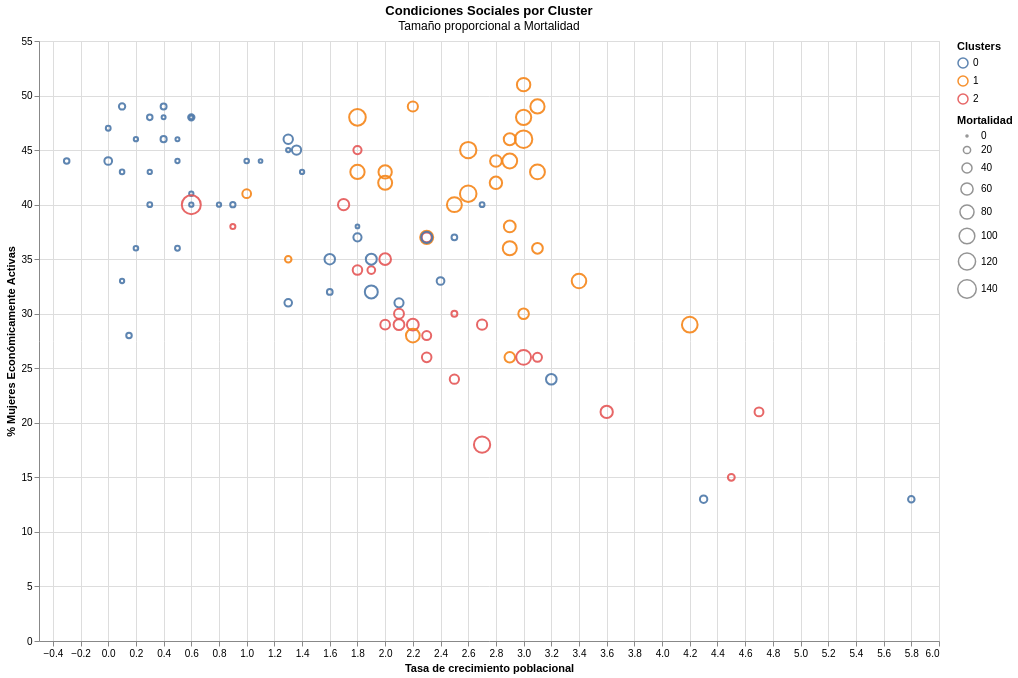

Source (notebook cell):
### Markdown cell above
---
***Características Clúster 0:***
---

*   **Económicas :**  En este grupo se encuentran los paises con los más altos niveles de `PNB`, `Luz`, `Energia` y alrededor del 31% de  cada 1000 habitantes cuentan con una linea telefonica.
Con base en estos resultados podemos considerar a este grupo como paises desarrollados., donde la mayor parte de la población se concentra en ciudades grandes.
*   **Sociales :** Notamos que la `Tasa` y la `Mortalidad` son los valores más bajos en comparación con los demas clusters, además de un moderado porcentaje de `Mujeres`. Esto parece indicar que hay pocos nacimientos en estos paises.   
*   **Ambientales :** En este apartado se cuenta con una baja `Deforestacion`, pero los niveles de `CO2`mas altos, reflejando un alto grado de industrialización conservando la mayor cantidad de bosques posible.

---
***Características Clúster 1:***
---

*   **Económicas :** Aquí encontramos a paises con numeros extremandamente mas bajos en comparación con el otro clúster,solo el 1% de cada 1000 habitantes cuenta con medio de comunicación,  tratandose de paises con un bajo nivel de desarrollo o paises pequeños.
*   **Sociales :**Observamos el mayor nivel de `Mujeres` y de `Mortalidad`, generando una preocupación alarmante ya que este tipo de paises cuentan con acceso a la salud muy bajo.
*   **Ambientales :** Se muestra el nivel más bajo de `CO2`, pero un elevado nivel de `Deforestacion`. El bajo nivel de `Agua`y el alto nivel de `Bosques`sugiere areas poco urbanizadas y posiblemente con poca infraestructura para la distribución del Agua.

---
***Características Clúster 2:***
---

*   **Económicas :** Aquí se agrupan los paises con niveles intermedios, tratandose de paises en vias de desarrollo.
*   **Sociales :**  Estos paises tiene el nivel más bajo de `Mujeres` y una moderadamente alta `Tasa`, indicando un escenario preocuante el cual podria perpetual los ciclos de pobreza.  
*   **Ambientales :** Estos paises tienen promedio la `Deforestacion` más alta y la proporcion de `Bosques` más baja, en conjunto estas variables indican que las zonas de urbanización se centran en lugares cercanos a los bosques.

---

### Code cell
plot_social(df, 'Agglo')

### Figure 1 — Vega-Lite specification as saved in the notebook (floating-point values rounded to 4 significant figures)
{"config": {"view": {"continuousWidth": 300, "continuousHeight": 300}}, "data": {"name": "data-a82cde9ff1bd0c0ec5b4c3b9eabcda5d"}, "mark": {"type": "point"}, "encoding": {"color": {"field": "Agglo", "legend": {"title": "Clusters"}, "type": "nominal"}, "opacity": {"condition": [{"test": "test(regexp(param_29,'i'),datum.Pais)", "value": 0.9}], "value": 0.2}, "size": {"field": "Mortalidad", "title": "Mortalidad", "type": "quantitative"}, "tooltip": [{"field": "Pais", "type": "nominal"}, {"field": "PNB", "type": "quantitative"}, {"field": "Luz", "type": "quantitative"}, {"field": "Telefonia", "type": "quantitative"}, {"field": "Agua", "type": "quantitative"}, {"field": "Bosques", "type": "quantitative"}, {"field": "Deforestacion", "type": "quantitative"}, {"field": "Energia", "type": "quantitative"}, {"field": "CO2", "type": "quantitative"}], "x": {"field": "Tasa", "title": "Tasa de crecimiento poblacional", "type": "quantitative"}, "y": {"field": "Mujeres", "title": "% Mujeres Económicamente Activas", "type": "quantitative"}}, "height": 600, "params": [{"name": "param_29", "bind": {"input": "search", "name": "Buscar ", "placeholder": "Pais"}, "value": ""}, {"name": "param_30", "select": {"type": "interval", "encodings": ["x", "y"]}, "bind": "scales"}], "title": {"text": "Condiciones Sociales por Cluster", "subtitle": "Tamaño proporcional a Mortalidad"}, "width": 900, "$schema": "https://vega.github.io/schema/vega-lite/v5.20.1.json", "datasets": {"data-a82cde9ff1bd0c0ec5b4c3b9eabcda5d": [{"Pais": "Albania       ", "Tasa": 1.0, "Mortalidad": 30, "Mujeres": 41, "PNB": 2199, "Luz": 3903, "Telefonia": 12, "Agua": 94, "Bosques": 53, "Deforestacion": 0.0, "Energia": 341, "CO2": 1.2, "Kmeans": 1, "Agglo": 1}, {"Pais": "Angola        ", "Tasa": 3.0, "Mortalidad": 124, "Mujeres": 46, "PNB": 4422, "Luz": 922, "Telefonia": 6, "Agua": 57, "Bosques": 19, "Deforestacion": 0.7, "Energia": 89, "CO2": 0.5, "Kmeans": 1, "Agglo": 1}, {"Pais": "Arabia Saudi  ", "Tasa": 4.3, "Mortalidad": 21, "Mujeres": 13, "PNB": 133540, "Luz": 91019, "Telefonia": 96, "Agua": 497, "Bosques": 1, "Deforestacion": 0.0, "Energia": 4566, "CO2": 13.1, "Kmeans": 0, "Agglo": 0}, {"Pais": "Argelia       ", "Tasa": 2.5, "Mortalidad": 34, "Mujeres": 24, "PNB": 44609, "Luz": 19883, "Telefonia": 42, "Agua": 180, "Bosques": 2, "Deforestacion": 0.8, "Energia": 906, "CO2": 3.0, "Kmeans": 0, "Agglo": 2}, {"Pais": "Argentina     ", "Tasa": 1.3, "Mortalidad": 22, "Mujeres": 31, "PNB": 278431, "Luz": 65962, "Telefonia": 160, "Agua": 1043, "Bosques": 22, "Deforestacion": 0.1, "Energia": 1504, "CO2": 3.5, "Kmeans": 0, "Agglo": 0}, {"Pais": "Australia     ", "Tasa": 1.4, "Mortalidad": 6, "Mujeres": 43, "PNB": 337909, "Luz": 167155, "Telefonia": 510, "Agua": 933, "Bosques": 19, "Deforestacion": 0.0, "Energia": 5341, "CO2": 15.3, "Kmeans": 0, "Agglo": 0}, {"Pais": "Austria       ", "Tasa": 0.6, "Mortalidad": 6, "Mujeres": 41, "PNB": 216547, "Luz": 53259, "Telefonia": 465, "Agua": 304, "Bosques": 47, "Deforestacion": 0.4, "Energia": 3301, "CO2": 7.2, "Kmeans": 0, "Agglo": 0}, {"Pais": "Bangladesh    ", "Tasa": 2.0, "Mortalidad": 79, "Mujeres": 42, "PNB": 28599, "Luz": 9891, "Telefonia": 2, "Agua": 220, "Bosques": 6, "Deforestacion": 4.1, "Energia": 64, "CO2": 0.2, "Kmeans": 1, "Agglo": 1}, {"Pais": "Bélgica       ", "Tasa": 0.3, "Mortalidad": 8, "Mujeres": 40, "PNB": 25710, "Luz": 72236, "Telefonia": 457, "Agua": 917, "Bosques": 20, "Deforestacion": 0.3, "Energia": 5120, "CO2": 10.1, "Kmeans": 0, "Agglo": 0}, {"Pais": "Benin         ", "Tasa": 3.0, "Mortalidad": 95, "Mujeres": 48, "PNB": 2034, "Luz": 6, "Telefonia": 5, "Agua": 26, "Bosques": 45, "Deforestacion": 1.3, "Energia": 20, "CO2": 0.1, "Kmeans": 1, "Agglo": 1}, {"Pais": "Bielorrusia   ", "Tasa": 0.4, "Mortalidad": 13, "Mujeres": 49, "PNB": 21356, "Luz": 31397, "Telefonia": 190, "Agua": 295, "Bosques": 31, "Deforestacion": 0.5, "Energia": 2392, "CO2": 9.9, "Kmeans": 0, "Agglo": 0}, {"Pais": "Bolivia       ", "Tasa": 2.3, "Mortalidad": 69, "Mujeres": 37, "PNB": 5905, "Luz": 2824, "Telefonia": 35, "Agua": 201, "Bosques": 45, "Deforestacion": 1.2, "Energia": 373, "CO2": 1.0, "Kmeans": 1, "Agglo": 1}, {"Pais": "Brasil        ", "Tasa": 1.6, "Mortalidad": 44, "Mujeres": 35, "PNB": 579787, "Luz": 260682, "Telefonia": 75, "Agua": 246, "Bosques": 66, "Deforestacion": 0.6, "Energia": 718, "CO2": 1.4, "Kmeans": 0, "Agglo": 0}, {"Pais": "Bulgaria      ", "Tasa": 0.6, "Mortalidad": 15, "Mujeres": 48, "PNB": 11225, "Luz": 381333, "Telefonia": 335, "Agua": 1544, "Bosques": 33, "Deforestacion": 0.2, "Energia": 2438, "CO2": 6.4, "Kmeans": 0, "Agglo": 0}, {"Pais": "Camerún       ", "Tasa": 2.9, "Mortalidad": 56, "Mujeres": 38, "PNB": 8615, "Luz": 2740, "Telefonia": 4, "Agua": 38, "Bosques": 44, "Deforestacion": 0.6, "Energia": 103, "CO2": 0.2, "Kmeans": 1, "Agglo": 1}, {"Pais": "Canadá        ", "Tasa": 1.3, "Mortalidad": 6, "Mujeres": 45, "PNB": 573695, "Luz": 554227, "Telefonia": 590, "Agua": 14602, "Bosques": 49, "Deforestacion": 1.1, "Energia": 7854, "CO2": 14.4, "Kmeans": 0, "Agglo": 0}, {"Pais": "Colombia      ", "Tasa": 1.8, "Mortalidad": 26, "Mujeres": 37, "PNB": 70263, "Luz": 43354, "Telefonia": 100, "Agua": 174, "Bosques": 52, "Deforestacion": 0.7, "Energia": 622, "CO2": 1.8, "Kmeans": 0, "Agglo": 0}, {"Pais": "Congo         ", "Tasa": 3.1, "Mortalidad": 90, "Mujeres": 43, "PNB": 1784, "Luz": 435, "Telefonia": 8, "Agua": 20, "Bosques": 58, "Deforestacion": 0.2, "Energia": 331, "CO2": 1.6, "Kmeans": 1, "Agglo": 1}, {"Pais": "Corea del Nor ", "Tasa": 1.8, "Mortalidad": 26, "Mujeres": 45, "PNB": 12870, "Luz": 38000, "Telefonia": 47, "Agua": 687, "Bosques": 74, "Deforestacion": 0.0, "Energia": 1129, "CO2": 11.2, "Kmeans": 0, "Agglo": 2}, {"Pais": "Corea del Sur ", "Tasa": 0.9, "Mortalidad": 10, "Mujeres": 40, "PNB": 435137, "Luz": 164993, "Telefonia": 415, "Agua": 632, "Bosques": 66, "Deforestacion": 0.1, "Energia": 2982, "CO2": 6.6, "Kmeans": 0, "Agglo": 0}, {"Pais": "Costa de Marf ", "Tasa": 3.4, "Mortalidad": 86, "Mujeres": 33, "PNB": 9248, "Luz": 2305, "Telefonia": 8, "Agua": 66, "Bosques": 34, "Deforestacion": 1.0, "Energia": 103, "CO2": 0.5, "Kmeans": 1, "Agglo": 1}, {"Pais": "Costa Rica    ", "Tasa": 2.5, "Mortalidad": 13, "Mujeres": 30, "PNB": 8884, "Luz": 4772, "Telefonia": 164, "Agua": 780, "Bosques": 28, "Deforestacion": 3.0, "Energia": 558, "CO2": 1.2, "Kmeans": 1, "Agglo": 2}, {"Pais": "Cuba          ", "Tasa": 0.9, "Mortalidad": 9, "Mujeres": 38, "PNB": 7450, "Luz": 10982, "Telefonia": 32, "Agua": 870, "Bosques": 16, "Deforestacion": 1.0, "Energia": 923, "CO2": 2.6, "Kmeans": 1, "Agglo": 2}, {"Pais": "Chile         ", "Tasa": 1.6, "Mortalidad": 12, "Mujeres": 32, "PNB": 59151, "Luz": 25276, "Telefonia": 132, "Agua": 1626, "Bosques": 12, "Deforestacion": 0.1, "Energia": 1012, "CO2": 2.6, "Kmeans": 0, "Agglo": 0}, {"Pais": "China         ", "Tasa": 1.36, "Mortalidad": 34, "Mujeres": 45, "PNB": 744890, "Luz": 928083, "Telefonia": 34, "Agua": 461, "Bosques": 13, "Deforestacion": 0.7, "Energia": 664, "CO2": 2.3, "Kmeans": 0, "Agglo": 0}, {"Pais": "Dinamarca     ", "Tasa": 0.2, "Mortalidad": 6, "Mujeres": 46, "PNB": 156027, "Luz": 40097, "Telefonia": 613, "Agua": 233, "Bosques": 12, "Deforestacion": 0.0, "Energia": 3977, "CO2": 10.4, "Kmeans": 0, "Agglo": 0}, {"Pais": "R. Dominicana ", "Tasa": 2.0, "Mortalidad": 37, "Mujeres": 29, "PNB": 11390, "Luz": 6182, "Telefonia": 79, "Agua": 446, "Bosques": 22, "Deforestacion": 2.9, "Energia": 337, "CO2": 1.4, "Kmeans": 1, "Agglo": 2}, {"Pais": "Ecuador       ", "Tasa": 2.3, "Mortalidad": 36, "Mujeres": 26, "PNB": 15997, "Luz": 8256, "Telefonia": 61, "Agua": 581, "Bosques": 43, "Deforestacion": 1.8, "Energia": 565, "CO2": 1.8, "Kmeans": 1, "Agglo": 2}, {"Pais": "Egipto        ", "Tasa": 2.2, "Mortalidad": 56, "Mujeres": 29, "PNB": 45507, "Luz": 51947, "Telefonia": 46, "Agua": 956, "Bosques": 0, "Deforestacion": 0.0, "Energia": 600, "CO2": 1.5, "Kmeans": 0, "Agglo": 2}, {"Pais": "El Salvador   ", "Tasa": 1.8, "Mortalidad": 36, "Mujeres": 34, "PNB": 9057, "Luz": 3211, "Telefonia": 53, "Agua": 245, "Bosques": 6, "Deforestacion": 2.3, "Energia": 370, "CO2": 0.7, "Kmeans": 1, "Agglo": 2}, {"Pais": "E. Arabes Uni ", "Tasa": 5.8, "Mortalidad": 16, "Mujeres": 13, "PNB": 42806, "Luz": 18870, "Telefonia": 283, "Agua": 884, "Bosques": 0, "Deforestacion": 0.0, "Energia": 10531, "CO2": 33.9, "Kmeans": 0, "Agglo": 0}, {"Pais": "Eslovaquia    ", "Tasa": 0.3, "Mortalidad": 11, "Mujeres": 48, "PNB": 15848, "Luz": 24740, "Telefonia": 208, "Agua": 337, "Bosques": 38, "Deforestacion": 0.1, "Energia": 3243, "CO2": 7.0, "Kmeans": 0, "Agglo": 0}, {"Pais": "España        ", "Tasa": 0.2, "Mortalidad": 7, "Mujeres": 36, "PNB": 532347, "Luz": 161654, "Telefonia": 385, "Agua": 781, "Bosques": 51, "Deforestacion": 0.0, "Energia": 2458, "CO2": 5.7, "Kmeans": 0, "Agglo": 0}, {"Pais": "Etiopia       ", "Tasa": 2.6, "Mortalidad": 112, "Mujeres": 41, "PNB": 5722, "Luz": 1293, "Telefonia": 2, "Agua": 51, "Bosques": 13, "Deforestacion": 0.3, "Energia": 22, "CO2": 0.1, "Kmeans": 1, "Agglo": 1}, {"Pais": "Filipinas     ", "Tasa": 2.3, "Mortalidad": 39, "Mujeres": 37, "PNB": 71865, "Luz": 27062, "Telefonia": 21, "Agua": 686, "Bosques": 26, "Deforestacion": 36.1, "Energia": 316, "CO2": 0.8, "Kmeans": 1, "Agglo": 2}, {"Pais": "Finlandia     ", "Tasa": 0.4, "Mortalidad": 5, "Mujeres": 48, "PNB": 105174, "Luz": 65546, "Telefonia": 550, "Agua": 440, "Bosques": 77, "Deforestacion": 0.0, "Energia": 5997, "CO2": 8.2, "Kmeans": 0, "Agglo": 0}, {"Pais": "Francia       ", "Tasa": 0.5, "Mortalidad": 6, "Mujeres": 44, "PNB": 1451051, "Luz": 479200, "Telefonia": 558, "Agua": 665, "Bosques": 25, "Deforestacion": -0.1, "Energia": 4042, "CO2": 6.3, "Kmeans": 0, "Agglo": 0}, {"Pais": "Gabón         ", "Tasa": 2.9, "Mortalidad": 89, "Mujeres": 44, "PNB": 3759, "Luz": 933, "Telefonia": 30, "Agua": 57, "Bosques": 71, "Deforestacion": 0.6, "Energia": 652, "CO2": 5.5, "Kmeans": 1, "Agglo": 1}, {"Pais": "Ghana         ", "Tasa": 3.0, "Mortalidad": 73, "Mujeres": 51, "PNB": 6719, "Luz": 6115, "Telefonia": 4, "Agua": 35, "Bosques": 42, "Deforestacion": 1.4, "Energia": 93, "CO2": 0.2, "Kmeans": 1, "Agglo": 1}, {"Pais": "Grecia        ", "Tasa": 0.5, "Mortalidad": 8, "Mujeres": 36, "PNB": 85885, "Luz": 40623, "Telefonia": 493, "Agua": 523, "Bosques": 47, "Deforestacion": 0.0, "Energia": 2260, "CO2": 7.2, "Kmeans": 0, "Agglo": 0}, {"Pais": "Guatamela     ", "Tasa": 2.9, "Mortalidad": 44, "Mujeres": 26, "PNB": 14255, "Luz": 3161, "Telefonia": 27, "Agua": 139, "Bosques": 39, "Deforestacion": 1.8, "Energia": 210, "CO2": 0.6, "Kmeans": 1, "Agglo": 1}, {"Pais": "Haití         ", "Tasa": 2.0, "Mortalidad": 72, "Mujeres": 43, "PNB": 1777, "Luz": 362, "Telefonia": 8, "Agua": 7, "Bosques": 1, "Deforestacion": 5.1, "Energia": 29, "CO2": 0.1, "Kmeans": 1, "Agglo": 1}, {"Pais": "Países Bajos  ", "Tasa": 0.6, "Mortalidad": 6, "Mujeres": 40, "PNB": 371039, "Luz": 79647, "Telefonia": 525, "Agua": 518, "Bosques": 10, "Deforestacion": 0.3, "Energia": 4580, "CO2": 9.2, "Kmeans": 0, "Agglo": 0}, {"Pais": "Honduras      ", "Tasa": 3.0, "Mortalidad": 45, "Mujeres": 30, "PNB": 3566, "Luz": 2672, "Telefonia": 29, "Agua": 294, "Bosques": 41, "Deforestacion": 2.2, "Energia": 204, "CO2": 0.6, "Kmeans": 1, "Agglo": 1}, {"Pais": "Hungría       ", "Tasa": -0.3, "Mortalidad": 11, "Mujeres": 44, "PNB": 42129, "Luz": 33486, "Telefonia": 185, "Agua": 661, "Bosques": 18, "Deforestacion": -0.5, "Energia": 2383, "CO2": 5.8, "Kmeans": 0, "Agglo": 0}, {"Pais": "India         ", "Tasa": 1.9, "Mortalidad": 68, "Mujeres": 32, "PNB": 319660, "Luz": 386500, "Telefonia": 13, "Agua": 612, "Bosques": 17, "Deforestacion": 0.6, "Energia": 248, "CO2": 0.9, "Kmeans": 0, "Agglo": 0}, {"Pais": "Indonesia     ", "Tasa": 1.7, "Mortalidad": 51, "Mujeres": 40, "PNB": 190105, "Luz": 53414, "Telefonia": 17, "Agua": 96, "Bosques": 60, "Deforestacion": 1.1, "Energia": 366, "CO2": 1.0, "Kmeans": 0, "Agglo": 2}, {"Pais": "Irak          ", "Tasa": 2.7, "Mortalidad": 108, "Mujeres": 18, "PNB": 24600, "Luz": 27060, "Telefonia": 33, "Agua": 4575, "Bosques": 4, "Deforestacion": 0.1, "Energia": 1213, "CO2": 3.4, "Kmeans": 0, "Agglo": 2}, {"Pais": "Irán          ", "Tasa": 3.2, "Mortalidad": 45, "Mujeres": 24, "PNB": 113400, "Luz": 79128, "Telefonia": 79, "Agua": 1362, "Bosques": 11, "Deforestacion": 0.0, "Energia": 1505, "CO2": 4.0, "Kmeans": 0, "Agglo": 0}, {"Pais": "Irlanda       ", "Tasa": 0.1, "Mortalidad": 6, "Mujeres": 33, "PNB": 52765, "Luz": 17105, "Telefonia": 365, "Agua": 233, "Bosques": 6, "Deforestacion": 1.2, "Energia": 3137, "CO2": 8.7, "Kmeans": 0, "Agglo": 0}, {"Pais": "Islandia      ", "Tasa": 1.1, "Mortalidad": 4, "Mujeres": 44, "PNB": 6686, "Luz": 4780, "Telefonia": 555, "Agua": 636, "Bosques": 1, "Deforestacion": 0.0, "Energia": 7932, "CO2": 6.8, "Kmeans": 0, "Agglo": 0}, {"Pais": "Israel        ", "Tasa": 2.7, "Mortalidad": 8, "Mujeres": 40, "PNB": 878775, "Luz": 32781, "Telefonia": 418, "Agua": 408, "Bosques": 6, "Deforestacion": 0.3, "Energia": 2717, "CO2": 8.1, "Kmeans": 0, "Agglo": 0}, {"Pais": "Jordania      ", "Tasa": 4.7, "Mortalidad": 31, "Mujeres": 21, "PNB": 6354, "Luz": 5076, "Telefonia": 73, "Agua": 173, "Bosques": 1, "Deforestacion": 1.0, "Energia": 1067, "CO2": 3.0, "Kmeans": 1, "Agglo": 2}, {"Pais": "Kenia         ", "Tasa": 2.9, "Mortalidad": 58, "Mujeres": 46, "PNB": 7583, "Luz": 3539, "Telefonia": 9, "Agua": 87, "Bosques": 2, "Deforestacion": 0.6, "Energia": 110, "CO2": 0.2, "Kmeans": 1, "Agglo": 1}, {"Pais": "Kuwait        ", "Tasa": 0.15, "Mortalidad": 11, "Mujeres": 28, "PNB": 28941, "Luz": 22798, "Telefonia": 230, "Agua": 525, "Bosques": 0, "Deforestacion": 0.0, "Energia": 8622, "CO2": 11.2, "Kmeans": 0, "Agglo": 0}, {"Pais": "Líbano        ", "Tasa": 2.3, "Mortalidad": 32, "Mujeres": 28, "PNB": 10673, "Luz": 5184, "Telefonia": 82, "Agua": 271, "Bosques": 8, "Deforestacion": 0.6, "Energia": 964, "CO2": 2.9, "Kmeans": 1, "Agglo": 2}, {"Pais": "Libia         ", "Tasa": 3.6, "Mortalidad": 61, "Mujeres": 21, "PNB": 23400, "Luz": 17800, "Telefonia": 59, "Agua": 880, "Bosques": 0, "Deforestacion": 1.4, "Energia": 2499, "CO2": 8.1, "Kmeans": 0, "Agglo": 2}, {"Pais": "Malasia       ", "Tasa": 2.5, "Mortalidad": 12, "Mujeres": 37, "PNB": 78321, "Luz": 39093, "Telefonia": 166, "Agua": 768, "Bosques": 54, "Deforestacion": 2.1, "Energia": 1699, "CO2": 3.8, "Kmeans": 0, "Agglo": 0}, {"Pais": "Marruecos     ", "Tasa": 2.0, "Mortalidad": 55, "Mujeres": 35, "PNB": 29545, "Luz": 11100, "Telefonia": 43, "Agua": 427, "Bosques": 20, "Deforestacion": 1.4, "Energia": 327, "CO2": 1.1, "Kmeans": 1, "Agglo": 2}, {"Pais": "México        ", "Tasa": 2.1, "Mortalidad": 33, "Mujeres": 31, "PNB": 304596, "Luz": 147926, "Telefonia": 96, "Agua": 899, "Bosques": 25, "Deforestacion": 1.3, "Energia": 1561, "CO2": 3.8, "Kmeans": 0, "Agglo": 0}, {"Pais": "Mozambique    ", "Tasa": 1.8, "Mortalidad": 113, "Mujeres": 48, "PNB": 1353, "Luz": 490, "Telefonia": 3, "Agua": 55, "Bosques": 22, "Deforestacion": 0.8, "Energia": 40, "CO2": 0.1, "Kmeans": 1, "Agglo": 1}, {"Pais": "Birmania      ", "Tasa": 1.8, "Mortalidad": 83, "Mujeres": 43, "PNB": 35840, "Luz": 3500, "Telefonia": 3, "Agua": 101, "Bosques": 44, "Deforestacion": 1.3, "Energia": 49, "CO2": 0.1, "Kmeans": 1, "Agglo": 1}, {"Pais": "Nepal         ", "Tasa": 2.5, "Mortalidad": 91, "Mujeres": 40, "PNB": 4391, "Luz": 927, "Telefonia": 4, "Agua": 150, "Bosques": 37, "Deforestacion": 1.0, "Energia": 28, "CO2": 0.1, "Kmeans": 1, "Agglo": 1}, {"Pais": "Nicaragua     ", "Tasa": 3.1, "Mortalidad": 46, "Mujeres": 36, "PNB": 1659, "Luz": 1688, "Telefonia": 23, "Agua": 367, "Bosques": 50, "Deforestacion": 1.9, "Energia": 300, "CO2": 0.6, "Kmeans": 1, "Agglo": 1}, {"Pais": "Nigeria       ", "Tasa": 2.9, "Mortalidad": 80, "Mujeres": 36, "PNB": 28411, "Luz": 15530, "Telefonia": 4, "Agua": 41, "Bosques": 17, "Deforestacion": 0.7, "Energia": 162, "CO2": 0.9, "Kmeans": 1, "Agglo": 1}, {"Pais": "Noruega       ", "Tasa": 0.5, "Mortalidad": 5, "Mujeres": 46, "PNB": 136077, "Luz": 113488, "Telefonia": 556, "Agua": 488, "Bosques": 31, "Deforestacion": 1.4, "Energia": 5318, "CO2": 14.1, "Kmeans": 0, "Agglo": 0}, {"Pais": "Nueva Zelanda ", "Tasa": 1.0, "Mortalidad": 7, "Mujeres": 44, "PNB": 51655, "Luz": 35135, "Telefonia": 479, "Agua": 589, "Bosques": 28, "Deforestacion": 0.0, "Energia": 4245, "CO2": 7.6, "Kmeans": 0, "Agglo": 0}, {"Pais": "Omán          ", "Tasa": 4.5, "Mortalidad": 18, "Mujeres": 15, "PNB": 10578, "Luz": 6187, "Telefonia": 77, "Agua": 564, "Bosques": 19, "Deforestacion": 0.0, "Energia": 2392, "CO2": 5.3, "Kmeans": 1, "Agglo": 2}, {"Pais": "Pakistán      ", "Tasa": 3.0, "Mortalidad": 90, "Mujeres": 26, "PNB": 59991, "Luz": 58529, "Telefonia": 16, "Agua": 2053, "Bosques": 2, "Deforestacion": 3.5, "Energia": 254, "CO2": 0.6, "Kmeans": 1, "Agglo": 2}, {"Pais": "Panamá        ", "Tasa": 1.9, "Mortalidad": 23, "Mujeres": 34, "PNB": 7253, "Luz": 3380, "Telefonia": 114, "Agua": 754, "Bosques": 42, "Deforestacion": 1.9, "Energia": 618, "CO2": 1.7, "Kmeans": 1, "Agglo": 2}, {"Pais": "Paraguay      ", "Tasa": 2.7, "Mortalidad": 41, "Mujeres": 29, "PNB": 8158, "Luz": 36415, "Telefonia": 31, "Agua": 109, "Bosques": 32, "Deforestacion": 2.8, "Energia": 299, "CO2": 0.6, "Kmeans": 1, "Agglo": 2}, {"Pais": "Perú          ", "Tasa": 2.1, "Mortalidad": 47, "Mujeres": 29, "PNB": 55019, "Luz": 15563, "Telefonia": 47, "Agua": 300, "Bosques": 53, "Deforestacion": 0.4, "Energia": 367, "CO2": 1.0, "Kmeans": 1, "Agglo": 2}, {"Pais": "Polonia       ", "Tasa": 0.4, "Mortalidad": 14, "Mujeres": 46, "PNB": 107839, "Luz": 135347, "Telefonia": 148, "Agua": 321, "Bosques": 28, "Deforestacion": 0.1, "Energia": 2401, "CO2": 8.9, "Kmeans": 0, "Agglo": 0}, {"Pais": "Portugal      ", "Tasa": 0.1, "Mortalidad": 7, "Mujeres": 43, "PNB": 96829, "Luz": 31380, "Telefonia": 361, "Agua": 739, "Bosques": 34, "Deforestacion": 0.5, "Energia": 1827, "CO2": 4.8, "Kmeans": 0, "Agglo": 0}, {"Pais": "Reino Unido   ", "Tasa": 0.3, "Mortalidad": 6, "Mujeres": 43, "PNB": 1094734, "Luz": 325383, "Telefonia": 502, "Agua": 205, "Bosques": 10, "Deforestacion": 1.1, "Energia": 3732, "CO2": 9.8, "Kmeans": 0, "Agglo": 0}, {"Pais": "Rep. Checa    ", "Tasa": 0.0, "Mortalidad": 8, "Mujeres": 47, "PNB": 39990, "Luz": 58705, "Telefonia": 236, "Agua": 266, "Bosques": 34, "Deforestacion": 0.0, "Energia": 3868, "CO2": 13.1, "Kmeans": 0, "Agglo": 0}, {"Pais": "Rumanía       ", "Tasa": 0.0, "Mortalidad": 23, "Mujeres": 44, "PNB": 33488, "Luz": 55136, "Telefonia": 131, "Agua": 1134, "Bosques": 27, "Deforestacion": 0.0, "Energia": 1733, "CO2": 5.4, "Kmeans": 0, "Agglo": 0}, {"Pais": "Senegal       ", "Tasa": 2.8, "Mortalidad": 62, "Mujeres": 42, "PNB": 5070, "Luz": 1002, "Telefonia": 10, "Agua": 202, "Bosques": 39, "Deforestacion": 0.7, "Energia": 97, "CO2": 0.4, "Kmeans": 1, "Agglo": 1}, {"Pais": "Singapur      ", "Tasa": 1.8, "Mortalidad": 4, "Mujeres": 38, "PNB": 79831, "Luz": 20046, "Telefonia": 478, "Agua": 847, "Bosques": 7, "Deforestacion": 2.3, "Energia": 8103, "CO2": 17.7, "Kmeans": 0, "Agglo": 0}, {"Pais": "Sirir         ", "Tasa": 3.1, "Mortalidad": 32, "Mujeres": 26, "PNB": 15780, "Luz": 15186, "Telefonia": 63, "Agua": 435, "Bosques": 4, "Deforestacion": 0.5, "Energia": 997, "CO2": 3.3, "Kmeans": 1, "Agglo": 2}, {"Pais": "Sri Lanka     ", "Tasa": 1.3, "Mortalidad": 16, "Mujeres": 35, "PNB": 12616, "Luz": 4387, "Telefonia": 11, "Agua": 503, "Bosques": 27, "Deforestacion": 1.4, "Energia": 97, "CO2": 0.3, "Kmeans": 1, "Agglo": 1}, {"Pais": "Sudán         ", "Tasa": 2.2, "Mortalidad": 77, "Mujeres": 28, "PNB": 7510, "Luz": 1333, "Telefonia": 3, "Agua": 633, "Bosques": 18, "Deforestacion": 1.1, "Energia": 66, "CO2": 0.1, "Kmeans": 1, "Agglo": 1}, {"Pais": "Suecia        ", "Tasa": 0.6, "Mortalidad": 4, "Mujeres": 48, "PNB": 209720, "Luz": 142895, "Telefonia": 681, "Agua": 341, "Bosques": 68, "Deforestacion": 0.0, "Energia": 5723, "CO2": 6.6, "Kmeans": 0, "Agglo": 0}, {"Pais": "Suiza         ", "Tasa": 0.8, "Mortalidad": 6, "Mujeres": 40, "PNB": 286014, "Luz": 65724, "Telefonia": 613, "Agua": 173, "Bosques": 30, "Deforestacion": 0.5, "Energia": 3629, "CO2": 6.4, "Kmeans": 0, "Agglo": 0}, {"Pais": "Sudáfrica     ", "Tasa": 2.3, "Mortalidad": 50, "Mujeres": 37, "PNB": 130918, "Luz": 189316, "Telefonia": 95, "Agua": 359, "Bosques": 4, "Deforestacion": 0.7, "Energia": 2146, "CO2": 7.5, "Kmeans": 0, "Agglo": 0}, {"Pais": "Tailandia     ", "Tasa": 1.3, "Mortalidad": 35, "Mujeres": 46, "PNB": 159630, "Luz": 71177, "Telefonia": 59, "Agua": 602, "Bosques": 25, "Deforestacion": 3.5, "Energia": 769, "CO2": 2.0, "Kmeans": 0, "Agglo": 0}, {"Pais": "Tanzania      ", "Tasa": 3.1, "Mortalidad": 82, "Mujeres": 49, "PNB": 3703, "Luz": 1913, "Telefonia": 3, "Agua": 40, "Bosques": 38, "Deforestacion": 1.2, "Energia": 34, "CO2": 0.1, "Kmeans": 1, "Agglo": 1}, {"Pais": "Túnez         ", "Tasa": 2.1, "Mortalidad": 39, "Mujeres": 30, "PNB": 16369, "Luz": 6714, "Telefonia": 58, "Agua": 381, "Bosques": 4, "Deforestacion": -1.9, "Energia": 595, "CO2": 1.6, "Kmeans": 1, "Agglo": 2}, {"Pais": "Turquia       ", "Tasa": 1.9, "Mortalidad": 48, "Mujeres": 35, "PNB": 169452, "Luz": 78322, "Telefonia": 212, "Agua": 585, "Bosques": 26, "Deforestacion": 0.0, "Energia": 957, "CO2": 2.5, "Kmeans": 0, "Agglo": 0}, {"Pais": "Ucrania       ", "Tasa": 0.1, "Mortalidad": 15, "Mujeres": 49, "PNB": 84084, "Luz": 202995, "Telefonia": 157, "Agua": 673, "Bosques": 16, "Deforestacion": -0.3, "Energia": 3180, "CO2": 11.7, "Kmeans": 0, "Agglo": 0}, {"Pais": "Uruguay       ", "Tasa": 0.6, "Mortalidad": 148, "Mujeres": 40, "PNB": 16458, "Luz": 7617, "Telefonia": 196, "Agua": 241, "Bosques": 4, "Deforestacion": -0.6, "Energia": 629, "CO2": 1.6, "Kmeans": 1, "Agglo": 2}, {"Pais": "Venezuela     ", "Tasa": 2.4, "Mortalidad": 23, "Mujeres": 33, "PNB": 65382, "Luz": 73116, "Telefonia": 111, "Agua": 382, "Bosques": 52, "Deforestacion": 1.5, "Energia": 2186, "CO2": 5.7, "Kmeans": 0, "Agglo": 0}, {"Pais": "Vietnam       ", "Tasa": 2.2, "Mortalidad": 41, "Mujeres": 49, "PNB": 17634, "Luz": 12270, "Telefonia": 11, "Agua": 414, "Bosques": 26, "Deforestacion": 1.5, "Energia": 101, "CO2": 0.3, "Kmeans": 1, "Agglo": 1}, {"Pais": "Yemen         ", "Tasa": 4.2, "Mortalidad": 100, "Mujeres": 29, "PNB": 4044, "Luz": 2159, "Telefonia": 12, "Agua": 335, "Bosques": 8, "Deforestacion": 0.0, "Energia": 206, "CO2": 0.7, "Kmeans": 1, "Agglo": 1}, {"Pais": "Zambia        ", "Tasa": 2.6, "Mortalidad": 109, "Mujeres": 45, "PNB": 3605, "Luz": 7785, "Telefonia": 8, "Agua": 186, "Bosques": 43, "Deforestacion": 1.1, "Energia": 149, "CO2": 0.3, "Kmeans": 1, "Agglo": 1}, {"Pais": "Zimbabue      ", "Tasa": 2.8, "Mortalidad": 55, "Mujeres": 44, "PNB": 5933, "Luz": 7334, "Telefonia": 14, "Agua": 136, "Bosques": 23, "Deforestacion": 0.7, "Energia": 438, "CO2": 1.8, "Kmeans": 1, "Agglo": 1}]}}
